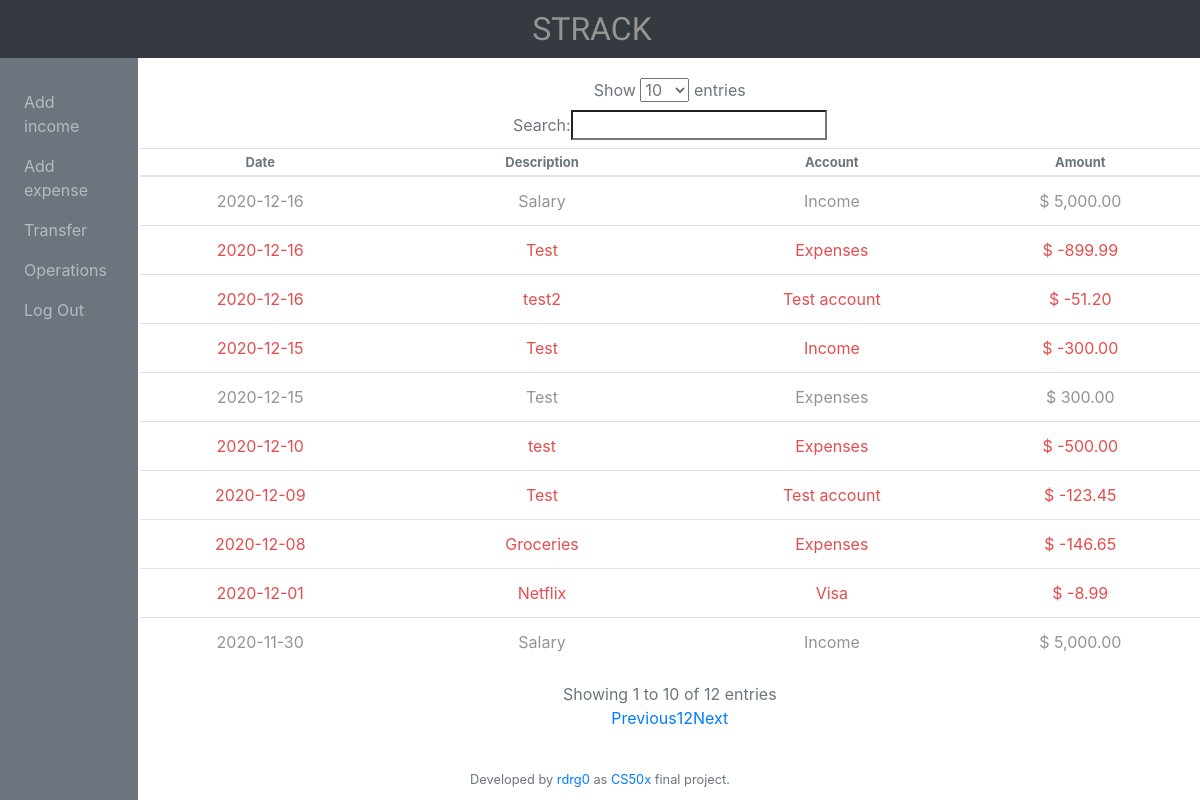
/operations (signed in), run on the app's committed database.
### tables this page shows
CREATE TABLE operations (
	'user_id' INTEGER NOT NULL,
	'description' TEXT NOT NULL,
	'account' TEXT NOT NULL,
	'amount' NUMERIC NOT NULL,
	'date' TEXT NOT NULL
);

### application.py (the view)
@app.route("/operations")
@login_required
def operations():
    operations = db.execute("SELECT date, description, account, amount FROM operations WHERE user_id = :user_id ORDER BY date DESC", user_id=session["user_id"])
    return render_template("operations.html", operations=operations)

### application.py (called while the page is built)
@app.after_request
def after_request(response):
    response.headers["Cache-Control"] = "no-cache, no-store, must-revalidate"
    response.headers["Expires"] = 0
    response.headers["Pragma"] = "no-cache"
    return response

### helpers.py (called while the page is built)
def login_required(f):
    @wraps(f)
    def decorated_function(*args, **kwargs):
        if session.get("user_id") is None:
            return redirect("/login")
        return f(*args, **kwargs)
    return decorated_function

def usd(value):
    return f"$ {value:,.2f}"

### templates/operations.html (shortened to what this page needs)
{% extends "layout.html" %}
{% block main %}
                <table id="opsTable" class="table table-hover">
                    <thead>
                        <tr>
                            <th>Date</th>
                            <th>Description</th>
                            <th>Account</th>
                            <th>Amount</th>
                        </tr>
                    </thead>
                    <tbody>
                            {% for i in range(operations|length): %}
                            {% if operations[i]['amount'] >= 0 %}
                            <tr>
                                <td class="positiveAmount">{{operations[i]['date']}}</td>
                                <td class="positiveAmount">{{operations[i]['description']}}</td>
                                <td class="positiveAmount">{{operations[i]['account']}}</td>
                                <td class="positiveAmount">{{operations[i]['amount']|usd}}</td>
                            </tr>
                            {% else %}
                            <tr>
                                <td class="negativeAmount">{{operations[i]['date']}}</td>
                                <td class="negativeAmount">{{operations[i]['description']}}</td>
                                <td class="negativeAmount">{{operations[i]['account']}}</td>
                                <td class="negativeAmount">{{operations[i]['amount']|usd}}</td>
                            </tr>
                            {% endif %}
                            {% endfor %}
                    </tbody>
                </table>
{% endblock %}

### templates/layout.html (shortened to what this page needs)
<!DOCTYPE html>
<html lang="en">
    <head>
        <link href="https://maxcdn.bootstrapcdn.com/bootstrap/4.1.3/css/bootstrap.min.css" rel="stylesheet">
        <link rel="stylesheet" href="https://code.jquery.com/ui/1.12.1/themes/base/jquery-ui.css">
        <link rel="stylesheet" href="https://cdn.datatables.net/1.10.22/css/dataTables.jqueryui.min.css">
        <link href="/static/styles.css" rel="stylesheet">
    </head>
    <body>
        <nav class="navbar-expand-md navbar-dark sticky-top bg-dark" id="topnav">
            <a class="navbar-brand" href="/"><span class="gray">STRACK</span></a>
        </nav>
            <div class="navbar navbar-expand-md navbar-dark bg-secondary sidenav">
            <div class="navbar navbar-expand-md navbar-dark bg-secondary sidenav collapse navbar-collapse" id="navbar">
                {% if session.user_id %}
                    <ul class="navbar-nav mr-auto mt-2">
                        <li class="nav-item"><a class="nav-link" href="/addincome">Add income</a></li>
                        <li class="nav-item"><a class="nav-link" href="/addexpense">Add expense</a></li>
                        <li class="nav-item"><a class="nav-link" href="/transfer">Transfer</a></li>
                        <li class="nav-item"><a class="nav-link" href="/operations">Operations</a></li>
                        <li class="nav-item"><a class="nav-link" href="/logout">Log Out</a></li>
                    </ul>
                {% else %}
                    <ul class="navbar-nav mr-auto mt-2">
                        <li class="nav-item"><a class="nav-link" href="/register">Register</a></li>
                        <li class="nav-item"><a class="nav-link" href="/login">Log In</a></li>
                    </ul>
                {% endif %}
            </div>
            </div>
        <main>
            {% block main %}{% endblock %}
        </main>
        <footer class="small text-center text-muted">
            Developed by <a href="https://github.com/rdrg0">rdrg0</a> as <a href="https://cs50.harvard.edu/x/2020/">CS50x</a> final project.
        </footer>
    </body>
</html>

### static/styles.css (style rules this page uses)
nav .navbar-brand .gray { font-size: xx-large; color: rgb(148, 148, 148); }
.navbar-brand { font-family: 'Racing Sans One', cursive; }
main { text-align: center; transition: 0.3s all ease; padding-top: 20px; margin-bottom: 40px; }
.positiveAmount { color: rgb(148 , 148, 148); }
.negativeAmount { color: rgba(226, 70, 70, 0.966); }
#topnav { text-align: center; float: none; }
#opsTable { z-index: 9999; }
#opsTable th { font-size: small; height: 2px; line-height: 2px; color: rgb(108, 117, 125); }
footer { margin-bottom: 10px; }
@media screen and (min-width:768px) { .navbar, .collapse ul { float:left; flex-direction:column!important; } }
@media screen and (min-width:768px) { .sidenav { float:left; flex-direction:column!important; height: 100vh; width: 138px; position: fixed; margin: 0px; } }
@media screen and (min-width:768px) { main { margin-left: 139.5px; } }

### data on the page
operations: date "2020-12-16", description "Salary", account "Income", amount "$ 5,000.00"
operations: date "2020-12-16", description "Test", account "Expenses", amount "$ -899.99"
operations: date "2020-12-16", description "test2", account "Test account", amount "$ -51.20"
operations: date "2020-12-15", description "Test", account "Income", amount "$ -300.00"
operations: date "2020-12-15", description "Test", account "Expenses", amount "$ 300.00"
operations: date "2020-12-10", description "test", account "Expenses", amount "$ -500.00"
operations: date "2020-12-09", description "Test", account "Test account", amount "$ -123.45"
operations: date "2020-12-08", description "Groceries", account "Expenses", amount "$ -146.65"
operations: date "2020-12-01", description "Netflix", account "Visa", amount "$ -8.99"
operations: date "2020-11-30", description "Salary", account "Income", amount "$ 5,000.00"
